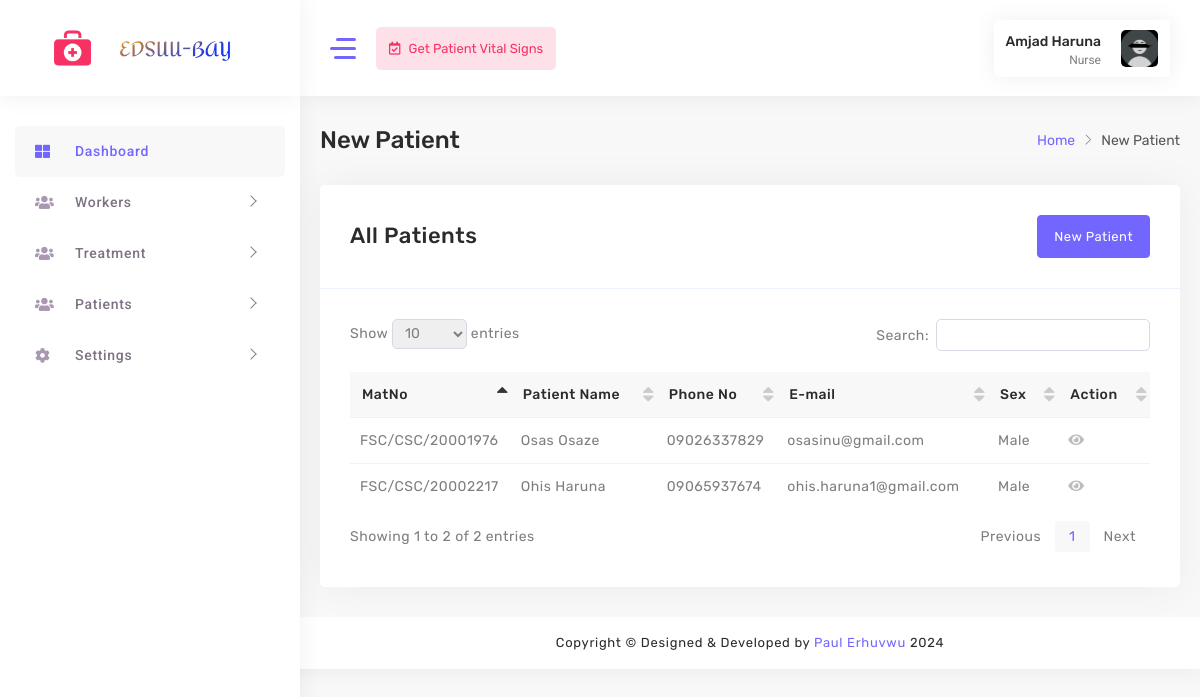
The page /nurse/patients (signed in) on the database its author committed.
### accounts/models.py (models this page shows, shortened)
class UserProfile(models.Model):
    USER_ROLES = (
        ('nurse', 'Nurse'),
        ('doctor', 'Doctor'),
    )
    user = models.OneToOneField(User, on_delete=models.CASCADE)
    email = models.EmailField(max_length=30)
    role = models.CharField(max_length=20, choices=USER_ROLES)
    phone_number = models.CharField(max_length=15)
    profile_picture = models.ImageField(upload_to='profile_pictures', blank=True, null=True)
    bio = models.TextField(blank=True, null=True)
    address = models.TextField(blank=True, null=True)
    birthday = models.DateField(blank=True, null=True)

class PatientProfile(models.Model):
    first_name = models.CharField(max_length=100)
    last_name = models.CharField(max_length=100)
    matriculation_number = models.CharField(max_length=20, unique=True)
    email = models.EmailField()
    mobile_no = models.CharField(max_length=11)
    birthday = models.DateField()
    marital_status = models.CharField(max_length=20, choices=[('Married', 'Married'), ('Unmarried', 'Unmarried')])
    sex = models.CharField(max_length=10, choices=[('Male', 'Male'), ('Female', 'Female')])
    blood_group = models.CharField(max_length=5, choices=[('A+', 'A+'), ('A-', 'A-'), ('B+', 'B+'), ('B-', 'B-'), ('O+', 'O+'), ('O-', 'O-'), ('AB+', 'AB+'), ('AB-', 'AB-')])
    genotype = models.CharField(max_length=2, choices=[('AA', 'AA'), ('AS', 'AS'), ('AC', 'AC'), ('SS', 'SS'), ('SC', 'SC')])
    address = models.TextField()
    patient_height = models.CharField(max_length=10)
    image = models.ImageField(upload_to='patients/', blank=True, null=True)
    mothers_number = models.CharField(max_length=11)
    fathers_number = models.CharField(max_length=11)

### accounts/views.py (the view)
# urls.py: path('nurse/patients', all_patient_nurse, name='all_patient_nurse'),
@login_required(login_url='/custom_login/')
@role_required('nurse')
def all_patient_nurse(request):
    patients = PatientProfile.objects.all()
    doctors = UserProfile.objects.filter(role='doctor')
    return render(request, 'nurse/all-patients.html', {'patients': patients, 'doctors': doctors})

### accounts/views.py (called while the page is built)
def role_required(role):
    def decorator(view_func):
        @wraps(view_func)
        def _wrapped_view(request, *args, **kwargs):
            if request.user.is_authenticated:
                user_profile = UserProfile.objects.get(user=request.user)
                if user_profile.role == role:
                    return view_func(request, *args, **kwargs)
                else:
                    return redirect('error404')  # Update 'error404' with your actual URL name for the error page
            else:
                return redirect('login')
        return _wrapped_view
    return decorator

### accounts/templates/nurse/all-patients.html (shortened to what this page needs)
{% load static %}
<!DOCTYPE html>
<html lang="en">
<head>
    <link rel="stylesheet" href="{% static 'assets/main/css/fonts.css' %}">
    <link rel="stylesheet" href="{% static 'assets/main/css/style.css' %}">
</head>
<body>
    <div id="main-wrapper" class="show">
        <div class="nav-header">
            <div class="brand-logo">
                <a href="#"> <img class="logo-tabib" src="{% static 'assets/images/download.png' %}" alt=""></a>
                <a href="#"><img class="brand-title" src="{% static 'assets/images/logo.png' %}" alt=""></a>
            </div>
        </div>
        <aside class="left-panel nicescroll-box">
            <nav class="navigation">
                <ul class="list-unstyled main-menu">
                    <li class="has-submenu active">
                        <a href="{% url 'homenurse' %}">
                            <i class="fas fa-th-large"></i>
                            <span class="nav-label">Dashboard</span>
                        </a>
                    </li>
                    <li class="has-submenu">
                        <a href="javascript:void()" class="has-arrow mm-collapsed">
                            <i class="fas fa-users"></i>
                            <span class="nav-label">Workers</span>
                        </a>
                    </li>
                    <li class="has-submenu">
                        <a href="javascript:void()" class="has-arrow mm-collapsed">
                            <i class="fas fa-users"></i>
                            <span class="nav-label">Treatment</span>
                        </a>
                    </li>
                    <li class="has-submenu">
                        <a href="javascript:void()" class="has-arrow mm-collapsed">
                            <i class="fas fa-users"></i>
                            <span class="nav-label">Patients</span>
                        </a>
                    </li>
                    <li class="has-submenu">
                        <a href="javascript:void()" class="has-arrow mm-collapsed">
                            <i class="fas fa-cog"></i>
                            <span class="nav-label">Settings</span>
                        </a>
                    </li>
                </ul>
            </nav>
        </aside>
        <div class="header">
            <header class="top-head container-fluid">
                <div class="nav-control">
                    <div class="hamburger">
                        <span class="line"></span><span class="line"></span><span class="line"></span>
                    </div>
                    <div class="left-header content-header__menu">
                        <ul class="list-unstyled">
                            <li class="nav-link btn">
                                <a href="{% url 'vitals' %}"><i class="far fa-calendar-check"></i> <span>Get Patient Vital Signs</span> </a>
                            </li>
                        </ul>
                    </div>
                </div>
                <div class="header-right">
                    <div class="my-account-wrapper widget-7">
                        <div class="account-wrapper">
                            <div class="account-control">
                                <a class="login header-profile" href="#" title="Sign in">
                                    <div class="header-info">
                                        <span style="text-transform: capitalize;">{{ user.get_full_name }}</span>
                                        <small>{{ user.userprofile.get_role_display }}</small>
                                    </div>
                                    <img src="{% if user.userprofile.profile_picture %}{{ user.userprofile.profile_picture.url }}{% else %}{% static 'assets/images/profile.jpg' %}{% endif %}" alt="Profile Picture">
                                </a>
                            </div>
                        </div>
                    </div>
                </div>
            </header>
        </div>
        <div class="content-body">
            <div class="warper container-fluid">
                <div class="all-patients main_container">
                    <div class="row page-titles mx-0">
                        <div class="col-sm-6 p-md-0">
                            <div class="welcome-text">
                                <h4 class="text-primary">New Patient</h4>
                            </div>
                        </div>
                        <div class="col-sm-6 p-md-0 justify-content-sm-end mt-2 mt-sm-0 d-flex">
                            <ol class="breadcrumb">
                                <li class="breadcrumb-item"><a href="{% url 'homenurse' %}">Home</a></li>
                                <li class="breadcrumb-item active"><a href="{% url 'add_patient_nurse' %}">New Patient</a></li>
                            </ol>
                        </div>
                    </div>
                    <div class="row">
                        <div class="col-lg-12">
                            <div class="card">
                                <div class="card-header fix-card">
                                    <div class="row">
                                        <div class="col-8">
                                            <h4 class="card-title"> All Patients </h4>
                                        </div>
                                        <div class="col-4 float-end">
                                            <a href="{% url 'add_patient_nurse' %}" class="btn btn-primary float-end">New
                                                Patient</a>
                                        </div>
                                    </div>
                                </div>
                                <div class="card-body">
                                    <div class="table-responsive">
                                        <table id="example1" class="display nowrap">
                                            <thead>
                                                <tr>
                                                    <th>MatNo</th>
                                                    <th>Patient Name</th>
                                                    <th>Phone No</th>
                                                    <th>E-mail</th>
                                                    <th>Sex</th>
                                                    <th>Action</th>
                                                </tr>
                                            </thead>
                                            <tbody>
                                                {% if patients %}
                                                    {% for patient in patients %}
                                                    <tr>
                                                        <td style="text-transform: uppercase;">
                                                            {{ patient.matriculation_number }}
                                                        </td>
                                                        <td style="text-transform: capitalize;">{{ patient.first_name }} {{ patient.last_name }}</td>
                                                        <td> {{ patient.mobile_no }} </td>
                                                        <td> {{ patient.email }}</td>
                                                        <td>{{ patient.sex }}</td>
                                                        <td>
                                                            <a href="{% url 'patient_profile' patient.id %}" class='mr-4 check'> <span
                                                                    class='fas fa-eye'></span></a>
                                                        </td>
                                                    </tr>
                                                    {% endfor %}
                                                    {% else %}
                                                    <p>No Patients yet.
                                                {% endif %}
                                            </tbody>
                                        </table>
                                    </div>
                                </div>
                            </div>
                        </div>
                    </div>
                </div>
            </div>
        </div>
    </div>
    <div class="footer">
        <div class="copyright">
            <p class="mb-0">Copyright © Designed &amp; Developed by <a href="#" target="_blank">Paul Erhuvwu</a>
                2024
            </p>
        </div>
    </div>
</body>
</html>

### rows shown on the page
PatientProfile: matriculation_number "FSC/CSC/20001976", first_name "Osas", last_name "Osaze", mobile_no "09026337829", email "osasinu@gmail.com", sex "Male"
PatientProfile: matriculation_number "FSC/CSC/20002217", first_name "Ohis", last_name "Haruna", mobile_no "09065937674", email "ohis.haruna1@gmail.com", sex "Male"

### other values the page prints
{{ user.get_full_name }} "Amjad Haruna"
{{ user.userprofile.get_role_display }} "Nurse"
